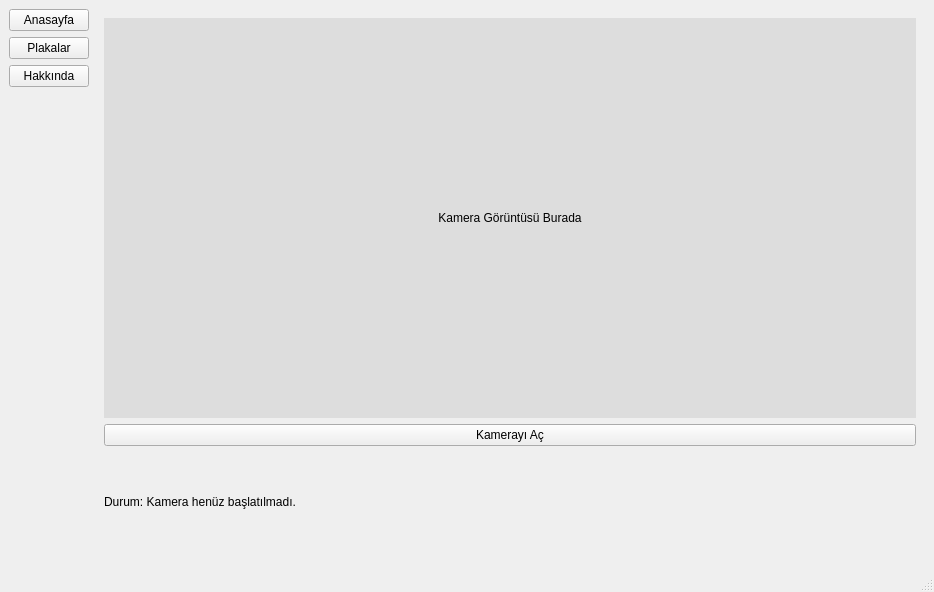
<?xml version="1.0" encoding="UTF-8"?>
<ui version="4.0">
 <class>MainWindow</class>
 <widget class="QMainWindow" name="MainWindow">
  <property name="geometry">
   <rect>
    <x>0</x>
    <y>0</y>
    <width>934</width>
    <height>592</height>
   </rect>
  </property>
  <property name="windowTitle">
   <string>Plaka Tanıma Sistemi</string>
  </property>
  <widget class="QWidget" name="centralwidget">
   <layout class="QHBoxLayout" name="horizontalLayout">
    <item>
     <layout class="QVBoxLayout" name="menuLayout">
      <item>
       <widget class="QPushButton" name="btn_home">
        <property name="text">
         <string>Anasayfa</string>
        </property>
       </widget>
      </item>
      <item>
       <widget class="QPushButton" name="btn_plates">
        <property name="text">
         <string>Plakalar</string>
        </property>
       </widget>
      </item>
      <item>
       <widget class="QPushButton" name="btn_about">
        <property name="text">
         <string>Hakkında</string>
        </property>
       </widget>
      </item>
      <item>
       <spacer name="verticalSpacer">
        <property name="orientation">
         <enum>Qt::Vertical</enum>
        </property>
        <property name="sizeHint" stdset="0">
         <size>
          <width>20</width>
          <height>200</height>
         </size>
        </property>
       </spacer>
      </item>
     </layout>
    </item>
    <item>
     <widget class="QStackedWidget" name="stackedWidget">
      <widget class="QWidget" name="page_home">
       <layout class="QVBoxLayout" name="verticalLayout_home">
        <item>
         <widget class="QLabel" name="label_camera">
          <property name="minimumSize">
           <size>
            <width>600</width>
            <height>400</height>
           </size>
          </property>
          <property name="styleSheet">
           <string>background-color: #ddd;</string>
          </property>
          <property name="text">
           <string>Kamera Görüntüsü Burada</string>
          </property>
          <property name="alignment">
           <set>Qt::AlignCenter</set>
          </property>
         </widget>
        </item>
        <item>
         <widget class="QPushButton" name="btn_start_camera">
          <property name="text">
           <string>Kamerayı Aç</string>
          </property>
         </widget>
        </item>
        <item>
         <widget class="QLabel" name="label_status">
          <property name="text">
           <string>Durum: Kamera henüz başlatılmadı.</string>
          </property>
         </widget>
        </item>
       </layout>
      </widget>
      <widget class="QWidget" name="page_plates">
       <layout class="QVBoxLayout" name="verticalLayout_plates">
        <item>
         <widget class="QTextEdit" name="text_plates"/>
        </item>
        <item>
         <widget class="QPushButton" name="btn_save_plate">
          <property name="text">
           <string>Plakayı Kaydet</string>
          </property>
         </widget>
        </item>
        <item>
         <widget class="QPushButton" name="btn_clear_plate">
          <property name="text">
           <string>Hepsini Sil</string>
          </property>
         </widget>
        </item>
       </layout>
      </widget>
      <widget class="QWidget" name="page_about">
       <layout class="QVBoxLayout" name="verticalLayout_about">
        <item>
         <widget class="QLabel" name="label_title">
          <property name="styleSheet">
           <string>font-size: 20px; font-weight: bold;</string>
          </property>
          <property name="text">
           <string>Projeyi Yapanlar</string>
          </property>
          <property name="alignment">
           <set>Qt::AlignCenter</set>
          </property>
         </widget>
        </item>
        <item>
         <widget class="QLabel" name="label_names">
          <property name="text">
           <string>Ubeyd\nYunus\nÖmer\nAli</string>
          </property>
          <property name="alignment">
           <set>Qt::AlignCenter</set>
          </property>
         </widget>
        </item>
        <item>
         <widget class="QPushButton" name="btn_manual">
          <property name="text">
           <string>Kullanım Kılavuzu</string>
          </property>
         </widget>
        </item>
       </layout>
      </widget>
     </widget>
    </item>
   </layout>
  </widget>
  <widget class="QMenuBar" name="menubar">
   <property name="geometry">
    <rect>
     <x>0</x>
     <y>0</y>
     <width>934</width>
     <height>21</height>
    </rect>
   </property>
  </widget>
  <widget class="QStatusBar" name="statusbar"/>
 </widget>
 <resources/>
 <connections/>
</ui>
